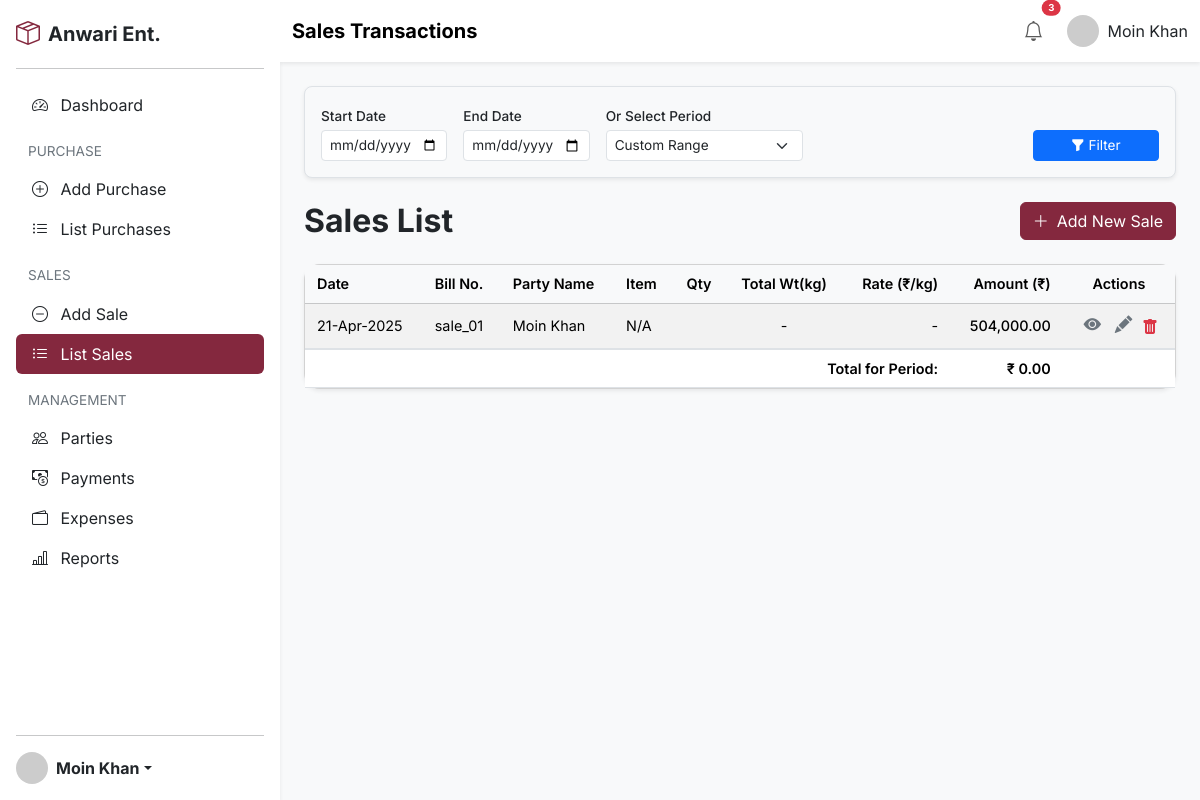
/sales/list (signed in), run on the app's committed database.
### models.py (models this page shows)
class Party(db.Model):
    __tablename__ = 'party'
    id = db.Column(db.Integer, primary_key=True)
    name = db.Column(db.String(255), unique=True, nullable=False)
    party_type = db.Column(db.Enum(PartyType), nullable=False)
    address = db.Column(db.Text)
    contact_info = db.Column(db.String(255))
    pan_number = db.Column(db.String(15))
    gstin_number = db.Column(db.String(20))
    bank_account_name = db.Column(db.String(255))
    bank_account_number = db.Column(db.String(50))
    bank_ifsc_code = db.Column(db.String(20))
    created_at = db.Column(db.DateTime, default=datetime.utcnow)
    updated_at = db.Column(db.DateTime, default=datetime.utcnow, onupdate=datetime.utcnow)
    purchase_transactions = db.relationship('PurchaseTransaction', backref='party', lazy=True)
    sales_transactions = db.relationship('SalesTransaction', back_populates='party', cascade="all, delete-orphan")
    payments = db.relationship('Payment', backref='party', lazy=True)

class SalesTransaction(db.Model):
    __tablename__ = 'sales_transaction'
    id = db.Column(db.Integer, primary_key=True)
    transaction_date = db.Column(db.Date, nullable=False)
    party_id = db.Column(db.Integer, db.ForeignKey('party.id'), nullable=False)
    total_amount = db.Column(db.Numeric(15, 2), nullable=False)
    bill_number = db.Column(db.String(100))
    sales_period_start = db.Column(db.Date)
    sales_period_end = db.Column(db.Date)
    notes = db.Column(db.Text)
    created_at = db.Column(db.DateTime, default=datetime.utcnow)
    updated_at = db.Column(db.DateTime, default=datetime.utcnow, onupdate=datetime.utcnow)
    party = db.relationship('Party', back_populates='sales_transactions')
    items = db.relationship('SalesItem', back_populates='sale', cascade="all, delete-orphan")

### routes/sales.py (the view)
@sales_bp.route('/list')
def list_sales():
    sales = SalesTransaction.query.order_by(SalesTransaction.transaction_date.desc()).all()
    return render_template('sales/list_sales.html', sales=sales, active_page='list_sales')

### templates/sales/list_sales.html (shortened to what this page needs)
<!DOCTYPE html>
<html lang="en">
<head>
    <link href="https://cdn.jsdelivr.net/npm/bootstrap@5.3.3/dist/css/bootstrap.min.css" rel="stylesheet"
>
    <link rel="stylesheet" href="https://cdn.jsdelivr.net/npm/bootstrap-icons@1.11.3/font/bootstrap-icons.min.css">
    <link rel="stylesheet" href="{{ url_for('static', filename='index.css') }}">
</head>
<body>
    <div class="wrapper d-none d-md-flex">
        <aside class="sidebar bg-white shadow-sm p-3 d-flex flex-column">
            <a href="{{ url_for('home') }}"
                class="d-flex align-items-center mb-3 mb-md-0 me-md-auto text-dark text-decoration-none">
                <i class="bi bi-box-seam fs-4 me-2 text-theme-primary"></i>
                <span class="fs-5 fw-bold">Anwari Ent.</span>
            </a>
            <hr>
            <div style="overflow-y: auto; flex-grow: 1; max-height: calc(100vh - 160px);">
                <ul class="nav nav-pills flex-column mb-auto">
                    <li class="nav-item">
                        <a href="{{ url_for('home') }}"
                            class="nav-link {{ 'active' if active_page == 'dashboard' else 'text-dark' }}">
                            <i class="bi bi-speedometer2 me-2"></i> Dashboard
                        </a>
                    </li>
                    <li class="nav-item mt-2"><span class="nav-link disabled">PURCHASE</span></li>
                    <li>
                        <a href="{{ url_for('purchase.add_purchase') }}"
                            class="nav-link {{ 'active' if active_page == 'add_purchase' else 'text-dark' }}">
                            <i class="bi bi-plus-circle me-2"></i> Add Purchase
                        </a>
                    </li>
                    <li>
                        <a href="{{ url_for('purchase.list_purchases') }}"
                            class="nav-link {{ 'active' if active_page == 'list_purchases' else 'text-dark' }}">
                            <i class="bi bi-list-ul me-2"></i> List Purchases
                        </a>
                    </li>
                    <li class="nav-item mt-2"><span class="nav-link disabled">SALES</span></li>
                    <li>
                        <a href="{{ url_for('sales.add_sale') }}"
                            class="nav-link {{ 'active' if active_page == 'add_sale' else 'text-dark' }}">
                            <i class="bi bi-dash-circle me-2"></i> Add Sale
                        </a>
                    </li>
                    <li>
                        <a href="{{ url_for('sales.list_sales') }}"
                            class="nav-link {{ 'active' if active_page == 'list_sales' else 'text-dark' }}">
                            <i class="bi bi-list-ul me-2"></i> List Sales
                        </a>
                    </li>
                    <li class="nav-item mt-2"><span class="nav-link disabled">MANAGEMENT</span></li>
                    <li>
                        <a href="{{ url_for('parties.list_parties') }}"
                            class="nav-link {{ 'active' if active_page == 'parties' else 'text-dark' }}">
                            <i class="bi bi-people me-2"></i> Parties
                        </a>
                    </li>
                    <li>
                        <a href="{{ url_for('payments.list_payments') }}"
                            class="nav-link {{ 'active' if active_page == 'payments' or active_page == 'add_payment' else 'text-dark' }}">
                            <i class="bi bi-cash-coin me-2"></i> Payments
                        </a>
                    </li>
                    <li>
                        <a href="{{ url_for('expense.list_expenses') }}"
                            class="nav-link {{ 'active' if active_page == 'expenses' or active_page == 'add_expense' else 'text-dark' }}">
                            <i class="bi bi-wallet2 me-2"></i> Expenses
                        </a>
                    </li>
                    <li>
                        <a href="{{ url_for('reports.report_form') }}"
                            class="nav-link {{ 'active' if active_page == 'reports' else 'text-dark' }}">
                            <i class="bi bi-bar-chart-line me-2"></i> Reports
                        </a>
                    </li>
                </ul>
            </div>
            <hr>
            <div class="dropdown mt-auto">
                <a href="#" class="d-flex align-items-center text-dark text-decoration-none dropdown-toggle"
                    id="dropdownUser1" data-bs-toggle="dropdown" aria-expanded="false">
                    <img src="https://via.placeholder.com/32" alt="User" width="32" height="32"
                        class="rounded-circle me-2">
                    <strong>{{ session.get('user_name', 'User') }}</strong>
                </a>
            </div>
        </aside>
        <div class="content flex-grow-1" style="height: 100vh; overflow-y: auto;">
            <nav class="navbar navbar-expand-lg navbar-light bg-white shadow-sm sticky-top mb-4">
                <div class="container-fluid">
                    <span class="navbar-brand fw-bold d-none d-md-block">Sales Transactions</span>
                    <ul class="navbar-nav ms-auto d-flex flex-row align-items-center">
                        <li class="nav-item dropdown me-3">
                            <a class="nav-link" href="#" id="navbarDropdownNotifications" role="button"
                                data-bs-toggle="dropdown" aria-expanded="false"><i class="bi bi-bell fs-5"></i><span
                                    class="badge rounded-pill bg-danger position-absolute top-0 start-100 translate-middle"
                                    style="font-size: 0.6em;">3</span></a>
                        </li>
                        <li class="nav-item d-flex align-items-center">
                            <img src="https://via.placeholder.com/32" alt="User" width="32" height="32"
                                class="rounded-circle me-2 d-none d-lg-block">
                            <span class="d-none d-lg-block">{{ session.get('user_name', 'User') }}</span>
                        </li>
                    </ul>
                </div>
            </nav>
            <div class="container-fluid px-4">
                <div class="card filter-card shadow-sm mb-4 rounded-3">
                    <div class="card-body p-3">
                        <form method="GET" action="{{ url_for('sales.list_sales') }}"
                            class="row g-3 align-items-end filter-form">
                            <div class="col-md-3 col-lg-2 col-6">
                                <label for="startDate" class="form-label">Start Date</label>
                                <input type="date" class="form-control form-control-sm" id="startDate" name="start_date"
                                    value="{{ request.args.get('start_date', '') }}">
                            </div>
                            <div class="col-md-3 col-lg-2 col-6">
                                <label for="endDate" class="form-label">End Date</label>
                                <input type="date" class="form-control form-control-sm" id="endDate" name="end_date"
                                    value="{{ request.args.get('end_date', '') }}">
                            </div>
                            <div class="col-md-3 col-lg-3">
                                <label for="periodFilter" class="form-label">Or Select Period</label>
                                <select class="form-select form-select-sm" id="periodFilter" name="period_filter">
                                    <option value="custom" {{ 'selected' if request.args.get('period_filter')=='custom'
                                        or not request.args.get('period_filter') }}>Custom Range</option>
                                </select>
                            </div>
                            <div class="col-md-3 col-lg-2 ms-auto">
                                <button type="submit" class="btn btn-sm btn-primary w-100">
                                    <i class="bi bi-funnel-fill"></i> Filter
                                </button>
                            </div>
                        </form>
                    </div>
                </div>
                <div class="d-flex justify-content-between align-items-center mb-4">
                    <h2 class="fw-bold mb-0 d-none d-md-block">Sales List</h2>
                    <a href="{{ url_for('sales.add_sale') }}"
                        class="btn btn-theme-primary d-inline-flex align-items-center">
                        <i class="bi bi-plus-lg me-2"></i> Add New Sale
                    </a>
                </div>
                <div class="card shadow-sm rounded-4">
                    <div class="card-body p-0">
                        <div class="table-responsive">
                            <table class="table sales-list-table table-striped table-hover mb-0">
                                <thead class="table-light">
                                    <tr>
                                        <th scope="col">Date</th>
                                        <th scope="col">Bill No.</th>
                                        <th scope="col">Party Name</th>
                                        <th scope="col">Item</th>
                                        <th scope="col" class="text-center">Qty</th>
                                        <th scope="col" class="text-center">Total Wt(kg)</th>
                                        <th scope="col" class="text-end">Rate (₹/kg)</th>
                                        <th scope="col" class="text-end">Amount (₹)</th>
                                        <th scope="col" class="text-center">Actions</th>
                                    </tr>
                                </thead>
                                <tbody>
                                    {% for sale in sales %}
                                    <tr>
                                        <td>{{ sale.transaction_date.strftime('%d-%b-%Y') }}</td>
                                        <td>{{ sale.bill_number if sale.bill_number else '-' }}</td>
                                        <td>{{ sale.party.name if sale.party else 'N/A' }}</td>
                                        <td>{{ sale.item.name if sale.item else 'N/A' }}</td>
                                        <td class="text-center">{{ sale.quantity }}</td>
                                        <td class="text-center">{{ "{:,.2f}".format(sale.weight) if sale.weight else '-'
                                            }}</td>
                                        <td class="text-end">{{ "{:,.2f}".format(sale.rate) if sale.rate else '-' }}
                                        </td>
                                        <td class="text-end fw-medium">{{ "{:,.2f}".format(sale.total_amount) }}</td>
                                        <td class="text-center action-icons">
                                            <a href="{{ url_for('sales.view_sale', sale_id=sale.id) }}"
                                                title="View Details"><i class="bi bi-eye-fill"></i></a>
                                            <a href="#" title="Edit Sale"><i class="bi bi-pencil-fill"></i></a>
                                            <form action="{{ url_for('sales.delete_sale', sale_id=sale.id) }}"
                                                method="POST" style="display:inline;"
                                                onsubmit="return confirm('Are you sure you want to delete this sale?');">
                                                <button type="submit" class="btn btn-link p-0 text-danger"
                                                    title="Delete Sale">
                                                    <i class="bi bi-trash-fill"></i>
                                                </button>
                                            </form>
                                        </td>
                                    </tr>
                                    {% endfor %}
                                </tbody>
                                <tfoot>
                                    <tr>
                                        <th colspan="7" class="text-end">Total for Period:</th>
                                        <th class="text-end">₹ {{ "{:,.2f}".format(total_filtered_amount or 0) }}</th>
                                        <th></th>
                                    </tr>
                                </tfoot>
                            </table>
                        </div>
                    </div>
                </div>
            </div>
        </div>
    </div>
</body>
</html>

### data on the page
Party: get "Moin Khan"
SalesTransaction: transaction_date "21-Apr-2025", bill_number "sale_01", party "Moin Khan", item "N/A", weight "-", rate "-", total_amount "504,000.00"

### other printed values
{{ "{:,.2f}".format(total_filtered_amount or 0) }} "0.00"
